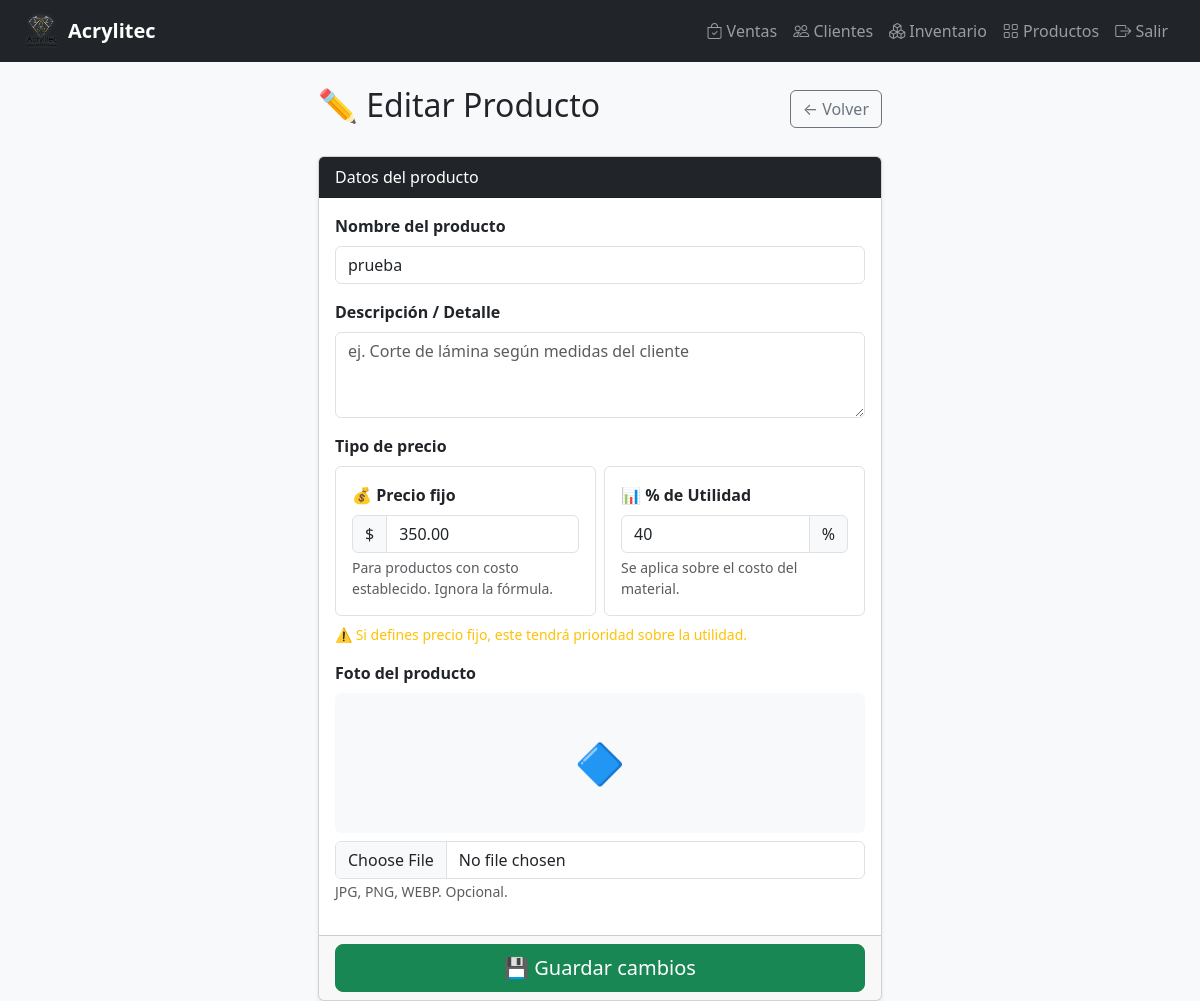
/productos/2/editar/, run on the app's committed database.
### gestion/models.py (models this page shows)
class Productos(models.Model):
    id_producto = models.AutoField(primary_key=True)
    nombre = models.CharField(max_length=100, blank=True, null=True)
    detalle = models.CharField(max_length=100, blank=True, null=True)
    precio_fijo = models.DecimalField(max_digits=10, decimal_places=2, blank=True, null=True, verbose_name="Precio Fijo (Opcional)")
    porcentaje_utilidad = models.IntegerField(default=40)
    foto = models.CharField(max_length=255, blank=True, null=True)
    class Meta:
        managed = True
        db_table = 'productos'
        verbose_name = "Producto"
        verbose_name_plural = "Productos"

### gestion/views.py (the view, shortened to what this page needs)
# urls.py: path('productos/<int:pk>/editar/', views.editar_producto, name='editar_producto'),
def editar_producto(request, pk):
    producto = get_object_or_404(Productos, pk=pk)
    return render(request, 'gestion/producto_form.html',
                  {'accion': 'Editar', 'producto': producto})

### gestion/templates/gestion/producto_form.html (shortened to what this page needs)
{% extends 'gestion/base.html' %}
{% block content %}
<div class="row justify-content-center">
    <div class="col-md-6">
        <div class="d-flex justify-content-between align-items-center mb-4">
            <h2>{% if accion == 'Editar' %}✏️ Editar Producto{% else %}➕ Nuevo Producto{% endif %}</h2>
            <a href="{% url 'lista_productos' %}" class="btn btn-outline-secondary">← Volver</a>
        </div>
        <form method="POST" enctype="multipart/form-data">
            <div class="card shadow-sm">
                <div class="card-header bg-dark text-white">Datos del producto</div>
                <div class="card-body">
                    <div class="mb-3">
                        <label class="form-label fw-bold">Nombre del producto</label>
                        <input type="text" name="nombre" class="form-control"
                               value="{{ producto.nombre|default:'' }}"
                               placeholder="ej. Tramo de acrílico a la medida" required>
                    </div>
                    <div class="mb-3">
                        <label class="form-label fw-bold">Descripción / Detalle</label>
                        <textarea name="detalle" class="form-control" rows="3"
                                  placeholder="ej. Corte de lámina según medidas del cliente">{{ producto.detalle|default:'' }}</textarea>
                    </div>
                    <div class="mb-3">
                        <label class="form-label fw-bold">Tipo de precio</label>
                        <div class="row g-2">
                            <div class="col-md-6">
                                <div class="card border p-3 h-100">
                                    <label class="form-label fw-semibold">💰 Precio fijo</label>
                                    <div class="input-group">
                                        <span class="input-group-text">$</span>
                                        <input type="number" name="precio_fijo" class="form-control"
                                               min="0" step="0.01"
                                               value="{{ producto.precio_fijo|default:'' }}"
                                               placeholder="ej. 350.00">
                                    </div>
                                    <small class="text-muted mt-1">Para productos con costo establecido. Ignora la fórmula.</small>
                                </div>
                            </div>
                            <div class="col-md-6">
                                <div class="card border p-3 h-100">
                                    <label class="form-label fw-semibold">📊 % de Utilidad</label>
                                    <div class="input-group">
                                        <input type="number" name="porcentaje_utilidad" class="form-control"
                                               min="0" max="500" step="1"
                                               value="{{ producto.porcentaje_utilidad|default:'40' }}">
                                        <span class="input-group-text">%</span>
                                    </div>
                                    <small class="text-muted mt-1">Se aplica sobre el costo del material.</small>
                                </div>
                            </div>
                        </div>
                        <small class="text-warning mt-2 d-block">
                            ⚠️ Si defines precio fijo, este tendrá prioridad sobre la utilidad.
                        </small>
                    </div>
                    <div class="mb-3">
                        <label class="form-label fw-bold">Foto del producto</label>
                        {% if producto.foto %}
                        <div class="mb-2">
                            <img id="preview" src="/media/{{ producto.foto }}"
                                 class="img-thumbnail" style="max-height:160px;">
                            <p class="text-muted small mt-1">Sube una nueva para reemplazarla.</p>
                        </div>
                        {% else %}
                        <div class="mb-2 text-center bg-light rounded p-3"
                             style="height:140px; display:flex; align-items:center; justify-content:center;">
                            <span id="previewPlaceholder" style="font-size:2.5rem;">🔷</span>
                        </div>
                        {% endif %}
                        <input type="file" name="foto" id="fotoInput" class="form-control" accept="image/*">
                        <small class="text-muted">JPG, PNG, WEBP. Opcional.</small>
                    </div>
                </div>
                <div class="card-footer">
                    <button type="submit" class="btn btn-success w-100 btn-lg">
                        {% if accion == 'Editar' %}💾 Guardar cambios{% else %}✅ Crear producto{% endif %}
                    </button>
                </div>
            </div>
        </form>
    </div>
</div>
{% endblock %}

### data on the page
Productos: nombre "prueba", precio_fijo "350.00", porcentaje_utilidad "40"
